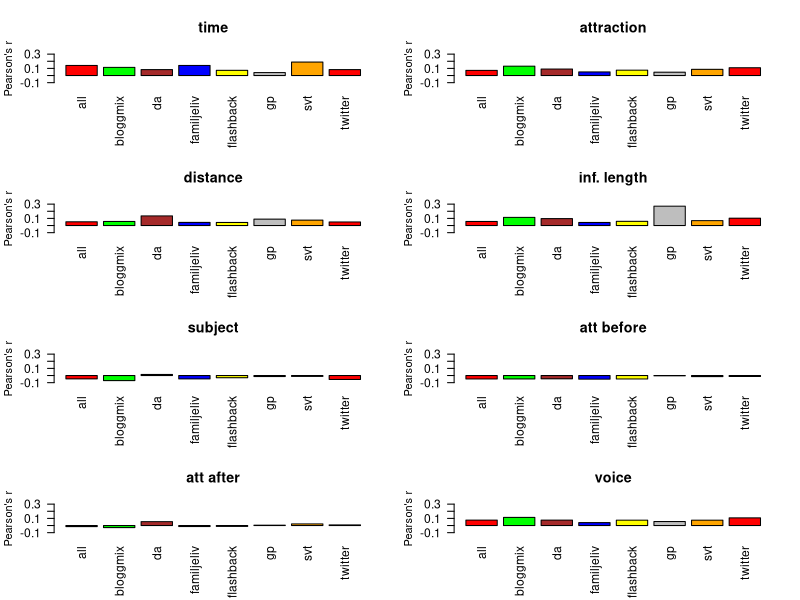

Write R code to recreate this figure.
dataset <- read.csv("correl.tsv",sep="\t",header=TRUE)
par(mfrow = c(4,2),cex.axis=1.1, cex.main = 1.3)
barplot(dataset$time,ylim=c(-0.1,0.3),col=c("red","green","brown","blue","yellow","gray","orange"),main="time",names.arg=dataset$corpus,las=2,ylab="Pearson's r")
barplot(dataset$attraction,ylim=c(-0.1,0.3),col=c("red","green","brown","blue","yellow","gray","orange"),main="attraction",names.arg=dataset$corpus,las=2,ylab="Pearson's r")
barplot(dataset$distance_to_att_words,ylim=c(-0.1,0.3),col=c("red","green","brown","blue","yellow","gray","orange"),main="distance",names.arg=dataset$corpus,las=2,ylab="Pearson's r")
barplot(dataset$inf_length,ylim=c(-0.1,0.3),col=c("red","green","brown","blue","yellow","gray","orange"),main="inf. length",names.arg=dataset$corpus,las=2,ylab="Pearson's r")
barplot(dataset$subject,ylim=c(-0.1,0.3),col=c("red","green","brown","blue","yellow","gray","orange"),main="subject",names.arg=dataset$corpus,las=2,ylab="Pearson's r")
barplot(dataset$att_before,ylim=c(-0.1,0.3),col=c("red","green","brown","blue","yellow","gray","orange"),main="att before",names.arg=dataset$corpus,las=2,ylab="Pearson's r")
barplot(dataset$att_after,ylim=c(-0.1,0.3),col=c("red","green","brown","blue","yellow","gray","orange"),main="att after",names.arg=dataset$corpus,las=2,ylab="Pearson's r")
barplot(dataset$voice,ylim=c(-0.1,0.3),col=c("red","green","brown","blue","yellow","gray","orange"),main="voice",names.arg=dataset$corpus,las=2,ylab="Pearson's r")
